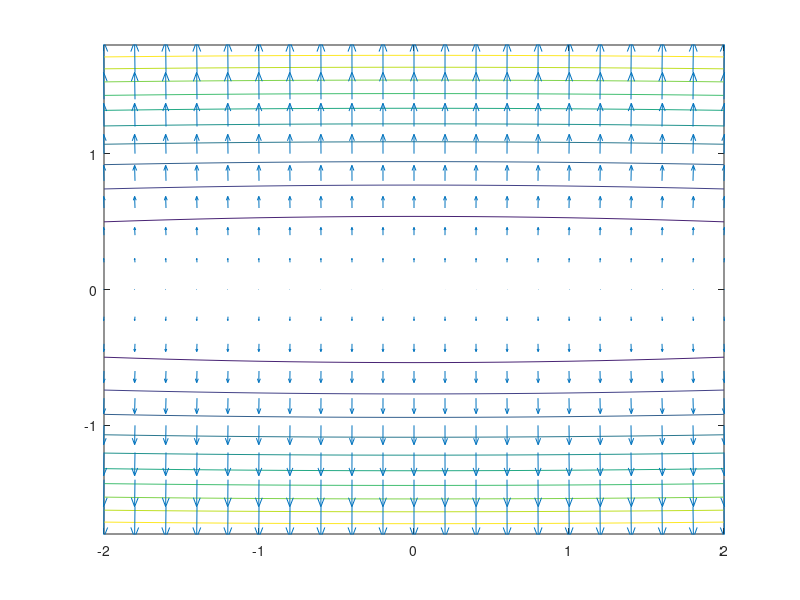

The MATLAB source for this figure:
% use meshgrid to create a rectangular grid
[x,y]=meshgrid(-2:.2:2,-1.8:.2:1.8);

% compute function values at the points of the grid
z = x.^2 + 100.*y.^2;

% compute gradients
% dx – partial derivative in respect of x; dy – partial derivative in respect of y
[dx,dy]=gradient(z);

% plot contourlines
contour(x,y,z)

% the next plot will be constructed on top of the existing figure
hold on

% plot gradients
quiver(x,y,dx,dy)

% finish drawing
hold off
